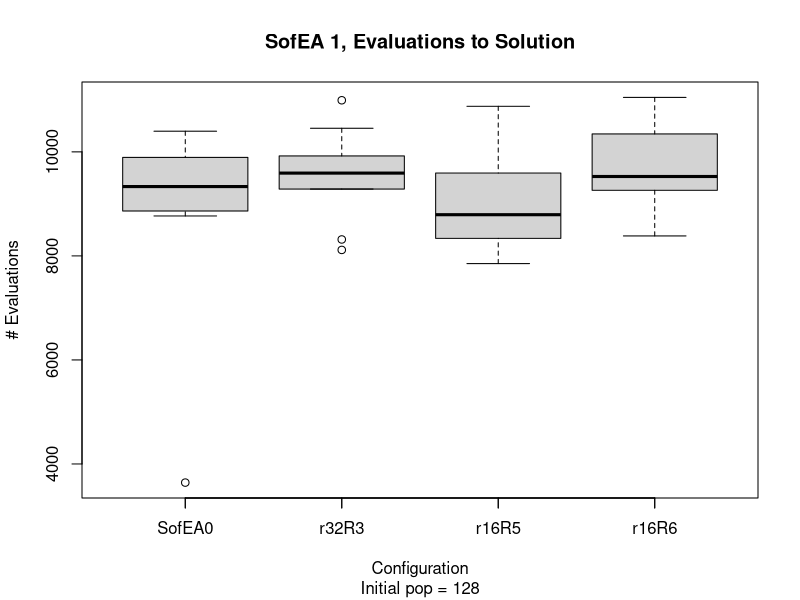

This figure's R source:
evals.ip128.r32.R3 <- read.table('evals-R-ip128-r32-R3.dat')
evals.ip128.r16.R5 <- read.table('evals-R-ip128-r16-R5.dat')
evals.ip128.r16.R6 <- read.table('evals-R-ip128-r16-R6.dat')
evals.base <- read.table('../GECCO/evals-ip128-e16-r64.dat')
boxplot( evals.base$V1,
         evals.ip128.r32.R3$V1, 
        evals.ip128.r16.R5$V1, evals.ip128.r16.R6$V1,
        main='SofEA 1, Evaluations to Solution',  sub='Initial pop = 128',
        xlab='Configuration',
        ylab='# Evaluations' )
axis(1,at=c(1:4),labels =c('SofEA0', 'r32R3', 'r16R5', 'r16R6' ))
